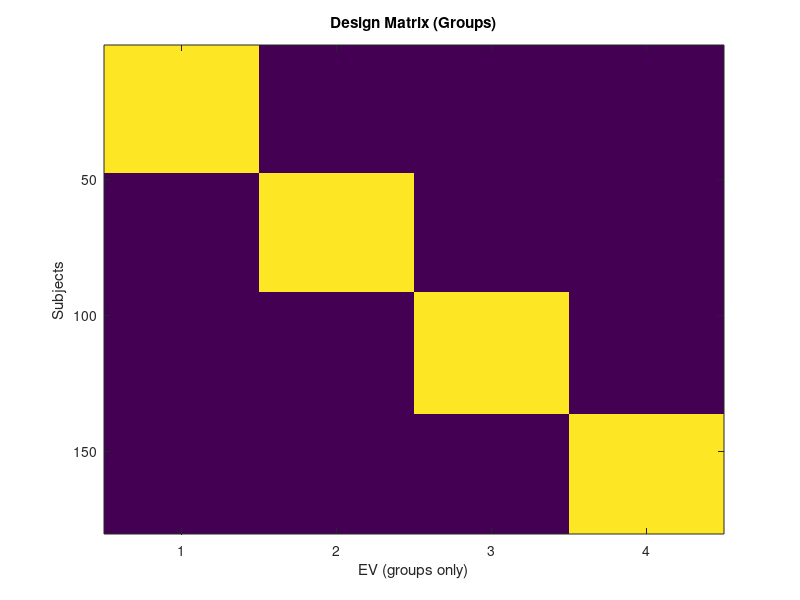

Recreate this plot in MATLAB.
% Group sizes
% groupSizes = [46, 45, 45, 44, 22];

% groupSizes = [50, 22, 4];
% 
% 
% nGroups = length(groupSizes);
% totalSubs = sum(groupSizes);
% 
% % Create design matrix: one-hot encoding for each group
% designMat = zeros(totalSubs, nGroups);
% 
% startIdx = 1;
% for g = 1:nGroups
%     designMat(startIdx : startIdx + groupSizes(g) - 1, g) = 1;
%     startIdx = startIdx + groupSizes(g);
% end
% 
% % Prepare .mat file text content
% fid = fopen('design.mat','w');
% fprintf(fid, '/NumWaves %d\n', nGroups);
% fprintf(fid, '/NumPoints %d\n', totalSubs);
% fprintf(fid, '/PPheights');
% fprintf(fid, ' 1'); % Assuming all EVs have height 1
% for i = 2:nGroups
%     fprintf(fid, ' 1');
% end
% fprintf(fid, '\n');
% fprintf(fid, '/Matrix\n');
% 
% % for i = 1:totalSubs
% %     fprintf(fid, '%d %d %d %d %d\n', designMat(i,1), designMat(i,2), designMat(i,3), designMat(i,4), designMat(i,5));
% % end
% 
% for i = 1:totalSubs
%     fprintf(fid, [repmat('%d ', 1, nGroups) '\n'], designMat(i,:));
% end
% 
% 
% fclose(fid);
% 
% imagesc(designMat)
% xlabel('Groups'); ylabel('Subjects')
% title('Design Matrix')

%%
% groupSizes = [46, 45, 45, 44, 22];
% grp = [];
% 
% for g = 1:length(groupSizes)
%     grp = [grp; repmat(g, groupSizes(g), 1)];
% end
% 
% % Save to design.grp file
% fid = fopen('design.grp', 'w');
% fprintf(fid, '%d\n', grp);
% fclose(fid);
% 
%%
groupSizes = [44, 22, 3];
nGroups = length(groupSizes);
totalSubs = sum(groupSizes);

% ---- 1. One-hot encoding for groups ----
designMat = zeros(totalSubs, nGroups);
startIdx = 1;
for g = 1:nGroups
    designMat(startIdx : startIdx + groupSizes(g) - 1, g) = 1;
    startIdx = startIdx + groupSizes(g);
end

% ---- 2. Add covariate: age ----
ages = [
35 30 39 31 40 38 35 33 49 44 46 31 36 ...
45 30 44 46 31 37 39 38 45 30 35 40 43 33 32 ...
41 45 33 49 45 37 44 42 40 50 37 49 47 49 50 ...
46 ...
75 55 47 39 41 65 69 31 64 70 61 70 72 37 55 41 60 67 49 57 73 49 ...
57 56 57 ...
]';

if length(ages) ~= totalSubs
    error('Number of ages (%d) does not match number of subjects (%d)', length(ages), totalSubs);
end

% Append age column
designMat = [designMat ages];

% ---- 3. Write to design.mat ----
nEVs = nGroups + 1; % group EVs + age covariate
fid = fopen('design.mat','w');
fprintf(fid, '/NumWaves %d\n', nEVs);
fprintf(fid, '/NumPoints %d\n', totalSubs);
fprintf(fid, '/PPheights');
fprintf(fid, repmat(' 1', 1, nEVs));
fprintf(fid, '\n');
fprintf(fid, '/Matrix\n');

for i = 1:totalSubs
    fprintf(fid, [repmat('%d ', 1, nGroups) '%.2f\n'], designMat(i,1:nGroups), designMat(i,end));
end

fclose(fid);

% ---- 4. Quick check ----
imagesc(designMat(:,1:end-1)) % only show group columns
xlabel('EV (groups only)'); ylabel('Subjects')
title('Design Matrix (Groups)')

%% for DTI missing some subs

groupSizes = [43, 22, 2];
nGroups = length(groupSizes);
totalSubs = sum(groupSizes);

% ---- 1. One-hot encoding for groups ----
designMat = zeros(totalSubs, nGroups);
startIdx = 1;
for g = 1:nGroups
    designMat(startIdx : startIdx + groupSizes(g) - 1, g) = 1;
    startIdx = startIdx + groupSizes(g);
end

% ---- 2. Add covariate: age ----
ages = [
34;31;43;38;35;33;49;46;36;45;30;44;46;31;37;39;38;45;34;30;31;35;40;43;33;41;45;33;49;45;37;44;42;40;50;50;37;49;47;49;50;46;40;
75;55;47;39;41;65;69;31;64;70;61;70;72;37;55;41;60;67;49;57;73;49;
57;56
];


if length(ages) ~= totalSubs
    error('Number of ages (%d) does not match number of subjects (%d)', length(ages), totalSubs);
end

% Append age column
designMat = [designMat ages];

% ---- 3. Write to design.mat ----
nEVs = nGroups + 1; % group EVs + age covariate
fid = fopen('design.mat','w');
fprintf(fid, '/NumWaves %d\n', nEVs);
fprintf(fid, '/NumPoints %d\n', totalSubs);
fprintf(fid, '/PPheights');
fprintf(fid, repmat(' 1', 1, nEVs));
fprintf(fid, '\n');
fprintf(fid, '/Matrix\n');

for i = 1:totalSubs
    fprintf(fid, [repmat('%d ', 1, nGroups) '%.2f\n'], designMat(i,1:nGroups), designMat(i,end));
end

fclose(fid);

% ---- 4. Quick check ----
imagesc(designMat(:,1:end-1)) % only show group columns
xlabel('EV (groups only)'); ylabel('Subjects')
title('Design Matrix (Groups)')

%% %% TRY nexpo 1 2 3 4 again

groupSizes = [47, 44, 45, 44];
nGroups = length(groupSizes);
totalSubs = sum(groupSizes);

% ---- 1. One-hot encoding for groups ----
designMat = zeros(totalSubs, nGroups);
startIdx = 1;
for g = 1:nGroups
    designMat(startIdx : startIdx + groupSizes(g) - 1, g) = 1;
    startIdx = startIdx + groupSizes(g);
end

% ---- 2. Add covariate: age ----
ages = [19 18 19 19 18 18 18 19 19 19 19 19 18 19 18 ...
        19 18 18 18 18 19 18 19 19 19 18 18 19 18 19 ...
        18 19 19 19 19 18 18 18 19 18 18 18 18 19 18 ...
        18 18 35 30 39 31 40 38 35 33 49 44 46 31 36 ...
        45 30 44 46 31 37 39 38 45 30 35 40 43 33 32 ...
        41 45 33 49 45 37 44 42 40 50 37 49 47 49 50 ...
        46 40 39 46 41 40 33 35 31 31 37 43 44 33 31 ...
        32 33 45 43 47 45 39 49 45 42 39 38 32 30 38 ...
        38 46 38 43 50 43 47 31 37 47 41 36 41 38 43 ...
        49 48 46 47 45 31 46 48 48 47 49 49 37 45 31 ...
        50 50 34 36 32 34 39 39 49 40 49 45 30 41 49 ...
        35 34 32 43 42 40 36 43 38 33 31 38 30 38 35]';

length(ages)

%


if length(ages) ~= totalSubs
    error('Number of ages (%d) does not match number of subjects (%d)', length(ages), totalSubs);
end

% Append age column
designMat = [designMat ages];

% ---- 3. Write to design.mat ----
nEVs = nGroups + 1; % group EVs + age covariate
fid = fopen('design.mat','w');
fprintf(fid, '/NumWaves %d\n', nEVs);
fprintf(fid, '/NumPoints %d\n', totalSubs);
fprintf(fid, '/PPheights');
fprintf(fid, repmat(' 1', 1, nEVs));
fprintf(fid, '\n');
fprintf(fid, '/Matrix\n');

for i = 1:totalSubs
    fprintf(fid, [repmat('%d ', 1, nGroups) '%.2f\n'], designMat(i,1:nGroups), designMat(i,end));
end

fclose(fid);

% ---- 4. Quick check ----
imagesc(designMat(:,1:end-1)) % only show group columns
xlabel('EV (groups only)'); ylabel('Subjects')
title('Design Matrix (Groups)')
